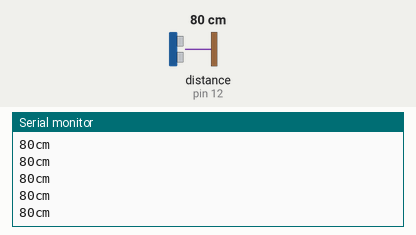
Recording of a sketch running on a simulated Arduino Uno, built with avr-gcc and run on an emulated ATmega328P. Parts: the last lines printed to the serial monitor. Inputs (shaded band) come from the test bench; at power-on: distance to the obstacle (sensor on pin 12) 80 cm. The echo pulse lasts 58.3 µs per cm.

Above: at 2.2 s.
2.3 s: distance to the obstacle (sensor on pin 12) set to 2 cm
At 2.58 s:
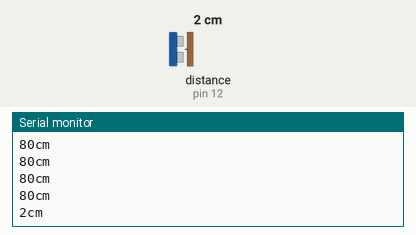
3.8 s: distance to the obstacle (sensor on pin 12) set to 4 cm
At 3.93 s:
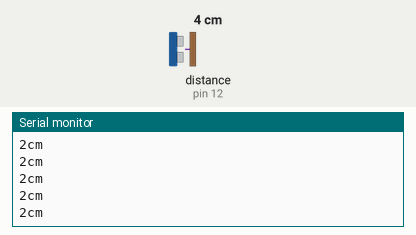
Timing chart, 0 to 6.8 s (numbered marks = the images above; inputs shaded):
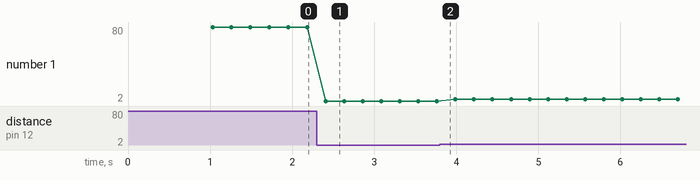

Measured:
- after the input at 2.3 s, the serial monitor: prints a new line after 0.11 s (image 1)
- plotted number 1: 80 → 2 after the input at 2.3 s, 2 → 4 after the input at 3.8 s

The sketch:

Sonic_led_test.ino
```cpp
#include "SR04.h"
#define TRIG_PIN 12
#define ECHO_PIN 11
SR04 sr04 = SR04(ECHO_PIN,TRIG_PIN);
long a;

const int ledPin = 9;
const int ledPin2 = 10;

int ulState = 0;

void setup() {
   Serial.begin(9600);
   delay(1000);
}

void loop() {
   a=sr04.Distance();

   if (a <= 10){
    ulState = 1;
   }
   else {
    ulState = 0;
   }

   if (ulState == 1) {

     digitalWrite(ledPin, HIGH);
     digitalWrite(ledPin2, LOW);

  }

   else {

     digitalWrite(ledPin, LOW);
     digitalWrite(ledPin2, HIGH);
  }


   Serial.print(a);
   Serial.println("cm");
   delay(200);
}
```
